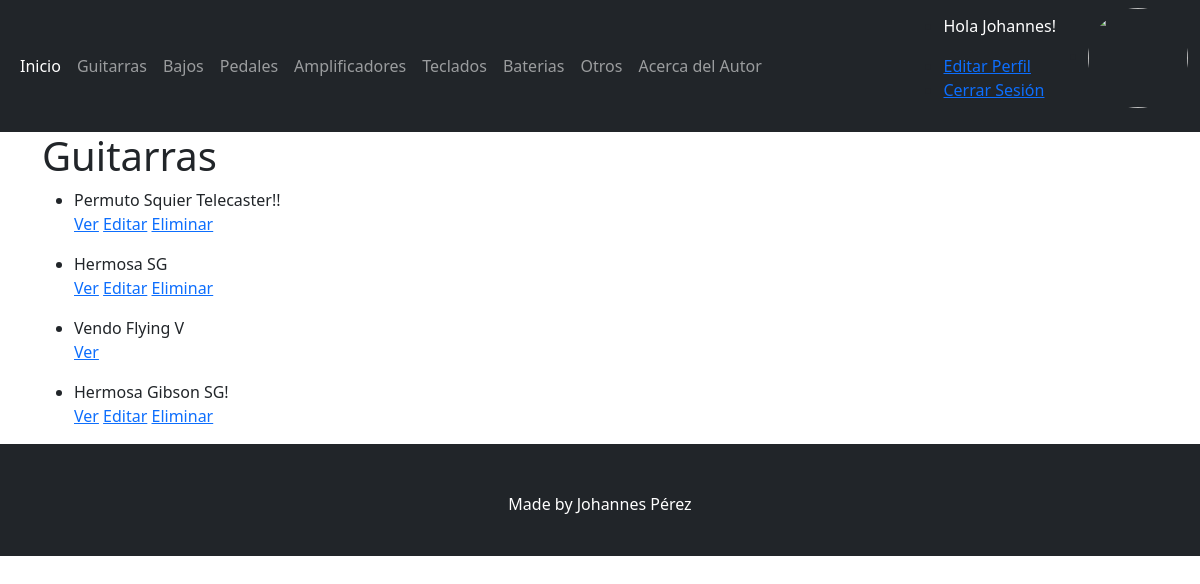
The app's page /listaGuitarras/ (signed in) with its own data.
### Base/models.py (models this page shows, shortened)
class Instrumento(models.Model):
    instrumentoSeleccion = (
    ('guitarra','Guitarra'),
    ('bajo', 'Bajo'),
    ('pedal','Pedal'),
    ('bateria','Bateria'),
    ('teclado','Teclado'),
    ('amplificador','Amplificador'),
    ('otro', 'Otro'),
    )
    usuario = models.ForeignKey(User, on_delete=models.CASCADE, null=True, blank=True)
    titulo = models.CharField(max_length=200)
    instrumento = models.CharField(max_length=15, choices=instrumentoSeleccion, default='guitarra')
    marca = models.CharField(max_length=40)
    modelo = models.CharField(max_length=40)
    descripcion = models.TextField(null=True, blank=True)
    year = models.IntegerField()
    precio = models.DecimalField(max_digits=10, decimal_places=2)
    fechaPublicacion = models.DateTimeField(auto_now_add=True)
    telefonoContacto = models.IntegerField()
    emailContacto = models.EmailField()
    imagenInstrumento = models.ImageField(null=True, blank=True, upload_to="imagenes/")

### Base/views.py (the view)
# urls.py: path('listaGuitarras/', GuitarraLista.as_view(), name='guitarras'),
class GuitarraLista(LoginRequiredMixin, ListView):
    context_object_name = 'guitarras'
    queryset = Instrumento.objects.filter(instrumento__startswith='guitarra')
    template_name = 'Base/listaGuitarras.html'
    login_url = '/login/'

### Base/templates/Base/listaGuitarras.html
{% extends 'Base/home.html' %}
{% block content %}
<div class="container">
<h1>Guitarras</h1>
</div>
<div class="container">
{% for guitarra in guitarras %}
<ul>
    <li>{{guitarra.titulo}}</li>
    <a href="{% url 'guitarra' guitarra.id %}">Ver</a>
    {% if user.id == guitarra.usuario.id %}
        <a href="{% url 'guitarra_editar' guitarra.id %}">Editar</a>
        <a href="{% url 'guitarra_eliminar' guitarra.id %}">Eliminar</a>
    {% endif %}
</ul>
{% endfor %}
</div>
{% endblock %}

### Base/templates/Base/home.html (shortened to what this page needs)
<!DOCTYPE html>
<html lang="en">
<head>
    <link href="https://cdn.jsdelivr.net/npm/bootstrap@5.1.3/dist/css/bootstrap.min.css" rel="stylesheet">
    <link rel="stylesheet" href="https://cdnjs.cloudflare.com/ajax/libs/font-awesome/6.1.1/css/all.min.css">
</head>
<body>
    <nav class="navbar navbar-expand-lg navbar-dark bg-dark">
        <div class="container-fluid">
          <div class="collapse navbar-collapse" id="navbarSupportedContent">
            <ul class="navbar-nav me-auto mb-2 mb-lg-0">
              <li class="nav-item">
                <a class="nav-link active" aria-current="page" href="{% url 'home' %}">Inicio</a>
              </li>
              <li class="nav-item">
                <a class="nav-link" href="{% url 'guitarras' %}">Guitarras</a>
              </li>
              <li class="nav-item">
                <a class="nav-link" href="{% url 'bajos' %}">Bajos</a>
              </li>
              <li class="nav-item">
                <a class="nav-link" href="{% url 'pedales' %}">Pedales</a>
              </li>
              <li class="nav-item">
                <a class="nav-link" href="{% url 'amplificadores' %}">Amplificadores</a>
              </li>
              <li class="nav-item">
                <a class="nav-link" href="{% url 'teclados' %}">Teclados</a>
              </li>
              <li class="nav-item">
                <a class="nav-link" href="{% url 'baterias' %}">Baterias</a>
              </li>
              <li class="nav-item">
                <a class="nav-link" href="{% url 'otros' %}">Otros</a>
              </li>
              <li class="nav-item">
                <a class="nav-link" href="{% url 'acerca_de_mi' %}">Acerca del Autor</a>
              </li>
            </ul>
            {% if request.user.is_authenticated %}
            <ul>
              <li>
                <p style="color: white"> Hola {{request.user.first_name}}!</p>
              </li>
              <li>
                <a href="{% url 'editar_perfil' %}">Editar Perfil</a>
              </li>
              <li>
                <a href="{% url 'logout' %}">Cerrar Sesión</a>
              </li>
            </ul>
            <ul>
              <li>
                <img class="rounded-circle" src="{{request.user.avatar.imagenAvatar.url}}" width=100 height=100 alt="">
              </li>
            </ul>
            {% endif %}
          </div>
        </div>
      </nav>
      {% block content %}{% endblock %}
      <footer class="bg-dark text-white pt-5 pb-4">
            <div class="container text-center">
                <p>Made by Johannes Pérez</p>
            </div>
      </footer>
</body>
</html>

### records on screen
Instrumento: titulo "Permuto Squier Telecaster!!", shows "Editar"
Instrumento: titulo "Hermosa SG", shows "Editar"
Instrumento: titulo "Vendo Flying V"
Instrumento: titulo "Hermosa Gibson SG!", shows "Editar"

### other values on screen
{{ request.user.first_name }} "Johannes"
